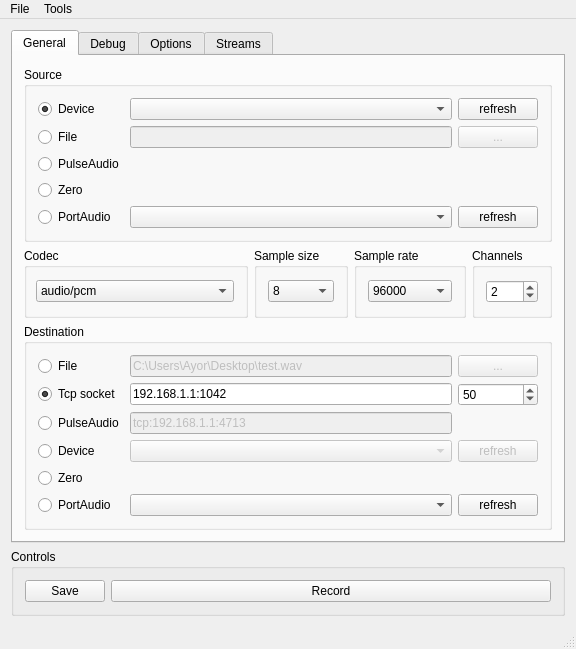
<?xml version="1.0" encoding="UTF-8"?>
<ui version="4.0">
 <class>MainWindow</class>
 <widget class="QMainWindow" name="MainWindow">
  <property name="geometry">
   <rect>
    <x>0</x>
    <y>0</y>
    <width>576</width>
    <height>637</height>
   </rect>
  </property>
  <property name="windowTitle">
   <string>audio-transfer-client</string>
  </property>
  <widget class="QWidget" name="centralWidget">
   <layout class="QVBoxLayout" name="verticalLayout">
    <item>
     <widget class="QTabWidget" name="tabWidget">
      <property name="tabPosition">
       <enum>QTabWidget::North</enum>
      </property>
      <property name="currentIndex">
       <number>0</number>
      </property>
      <property name="usesScrollButtons">
       <bool>true</bool>
      </property>
      <widget class="QWidget" name="general">
       <attribute name="title">
        <string>General</string>
       </attribute>
       <layout class="QVBoxLayout" name="verticalLayout_2">
        <item>
         <widget class="QGroupBox" name="groupBox">
          <property name="title">
           <string>Source</string>
          </property>
          <layout class="QGridLayout" name="gridLayout_2" columnstretch="0,0,0,0">
           <item row="1" column="1">
            <widget class="QLineEdit" name="sourceFilePath">
             <property name="enabled">
              <bool>false</bool>
             </property>
            </widget>
           </item>
           <item row="0" column="1">
            <widget class="QComboBox" name="sourcesList"/>
           </item>
           <item row="1" column="0">
            <widget class="QRadioButton" name="sourceRadioFile">
             <property name="enabled">
              <bool>true</bool>
             </property>
             <property name="text">
              <string>File</string>
             </property>
            </widget>
           </item>
           <item row="0" column="0">
            <widget class="QRadioButton" name="sourceRadioDevice">
             <property name="text">
              <string>Device</string>
             </property>
             <property name="checked">
              <bool>true</bool>
             </property>
            </widget>
           </item>
           <item row="0" column="3">
            <widget class="QPushButton" name="refreshSources">
             <property name="text">
              <string>refresh</string>
             </property>
            </widget>
           </item>
           <item row="1" column="3">
            <widget class="QPushButton" name="browseSourceFilePath">
             <property name="enabled">
              <bool>false</bool>
             </property>
             <property name="text">
              <string>...</string>
             </property>
            </widget>
           </item>
           <item row="3" column="0">
            <widget class="QRadioButton" name="sourceRadioZeroDevice">
             <property name="text">
              <string>Zero</string>
             </property>
            </widget>
           </item>
           <item row="2" column="0">
            <widget class="QRadioButton" name="sourceRadioPulseAudio">
             <property name="text">
              <string>PulseAudio</string>
             </property>
            </widget>
           </item>
           <item row="4" column="0">
            <widget class="QRadioButton" name="sourceRadioPortAudio">
             <property name="text">
              <string>PortAudio</string>
             </property>
            </widget>
           </item>
           <item row="4" column="1">
            <widget class="QComboBox" name="portAudioSourceList"/>
           </item>
           <item row="4" column="3">
            <widget class="QPushButton" name="portAudioRefreshButton">
             <property name="text">
              <string>refresh</string>
             </property>
            </widget>
           </item>
          </layout>
         </widget>
        </item>
        <item>
         <layout class="QHBoxLayout" name="horizontalLayout_2" stretch="2,0,1,0">
          <item>
           <widget class="QGroupBox" name="groupBox_5">
            <property name="title">
             <string>Codec</string>
            </property>
            <layout class="QHBoxLayout" name="horizontalLayout_4">
             <property name="leftMargin">
              <number>9</number>
             </property>
             <item>
              <widget class="QComboBox" name="codecList">
               <item>
                <property name="text">
                 <string>audio/pcm</string>
                </property>
               </item>
              </widget>
             </item>
            </layout>
           </widget>
          </item>
          <item>
           <widget class="QGroupBox" name="groupBox_7">
            <property name="title">
             <string>Sample size</string>
            </property>
            <layout class="QHBoxLayout" name="horizontalLayout_6">
             <item>
              <widget class="QComboBox" name="samplesSize">
               <item>
                <property name="text">
                 <string>8</string>
                </property>
               </item>
               <item>
                <property name="text">
                 <string>16</string>
                </property>
               </item>
               <item>
                <property name="text">
                 <string>24</string>
                </property>
               </item>
               <item>
                <property name="text">
                 <string>32</string>
                </property>
               </item>
              </widget>
             </item>
            </layout>
           </widget>
          </item>
          <item>
           <widget class="QGroupBox" name="groupBox_6">
            <property name="title">
             <string>Sample rate</string>
            </property>
            <layout class="QHBoxLayout" name="horizontalLayout_5">
             <property name="topMargin">
              <number>0</number>
             </property>
             <property name="bottomMargin">
              <number>0</number>
             </property>
             <item>
              <widget class="QComboBox" name="samplesRates">
               <item>
                <property name="text">
                 <string>96000</string>
                </property>
               </item>
               <item>
                <property name="text">
                 <string>44100</string>
                </property>
               </item>
              </widget>
             </item>
            </layout>
           </widget>
          </item>
          <item>
           <widget class="QGroupBox" name="groupBox_3">
            <property name="title">
             <string>Channels</string>
            </property>
            <layout class="QHBoxLayout" name="horizontalLayout">
             <item>
              <widget class="QSpinBox" name="channelsCount">
               <property name="minimum">
                <number>1</number>
               </property>
               <property name="maximum">
                <number>6</number>
               </property>
               <property name="value">
                <number>2</number>
               </property>
              </widget>
             </item>
            </layout>
           </widget>
          </item>
         </layout>
        </item>
        <item>
         <widget class="QGroupBox" name="groupBox_2">
          <property name="title">
           <string>Destination</string>
          </property>
          <layout class="QGridLayout" name="gridLayout" columnstretch="0,1,0">
           <item row="2" column="0">
            <widget class="QRadioButton" name="destinationRadioPulseAudio">
             <property name="toolTip">
              <string>&lt;html&gt;&lt;head/&gt;&lt;body&gt;&lt;p&gt;using PuseAudio API&lt;/p&gt;&lt;/body&gt;&lt;/html&gt;</string>
             </property>
             <property name="text">
              <string>PulseAudio</string>
             </property>
            </widget>
           </item>
           <item row="4" column="0">
            <widget class="QRadioButton" name="destinationRadioZeroDevice">
             <property name="text">
              <string>Zero</string>
             </property>
            </widget>
           </item>
           <item row="0" column="2">
            <widget class="QPushButton" name="destinationPathBrowse">
             <property name="enabled">
              <bool>false</bool>
             </property>
             <property name="text">
              <string>...</string>
             </property>
            </widget>
           </item>
           <item row="1" column="1">
            <widget class="QLineEdit" name="destinationTcpSocket">
             <property name="enabled">
              <bool>true</bool>
             </property>
             <property name="toolTip">
              <string>&lt;html&gt;&lt;head/&gt;&lt;body&gt;&lt;p&gt;1042 for audio-transfer-server&lt;/p&gt;&lt;p&gt;4712 for pulseaudio module-simple-protocol-tcp&lt;/p&gt;&lt;/body&gt;&lt;/html&gt;</string>
             </property>
             <property name="text">
              <string>192.168.1.1:1042</string>
             </property>
            </widget>
           </item>
           <item row="0" column="1">
            <widget class="QLineEdit" name="destinationFilePath">
             <property name="enabled">
              <bool>false</bool>
             </property>
             <property name="text">
              <string>C:\Users\Ayor\Desktop\test.wav</string>
             </property>
            </widget>
           </item>
           <item row="0" column="0">
            <widget class="QRadioButton" name="destinationRadioFile">
             <property name="toolTip">
              <string>&lt;html&gt;&lt;head/&gt;&lt;body&gt;&lt;p&gt;you can read the file with audacity for example&lt;/p&gt;&lt;/body&gt;&lt;/html&gt;</string>
             </property>
             <property name="text">
              <string>File</string>
             </property>
            </widget>
           </item>
           <item row="1" column="0">
            <widget class="QRadioButton" name="destinationRadioTcp">
             <property name="text">
              <string>Tcp socket</string>
             </property>
             <property name="checked">
              <bool>true</bool>
             </property>
            </widget>
           </item>
           <item row="3" column="0">
            <widget class="QRadioButton" name="destinationDeviceRadio">
             <property name="text">
              <string>Device</string>
             </property>
            </widget>
           </item>
           <item row="3" column="1">
            <widget class="QComboBox" name="destinationDeviceCombo">
             <property name="enabled">
              <bool>false</bool>
             </property>
            </widget>
           </item>
           <item row="1" column="2">
            <widget class="QSpinBox" name="destinationTcpBufferDuration">
             <property name="enabled">
              <bool>true</bool>
             </property>
             <property name="toolTip">
              <string>tcp buffer duration in ms</string>
             </property>
             <property name="maximum">
              <number>1000</number>
             </property>
             <property name="value">
              <number>50</number>
             </property>
            </widget>
           </item>
           <item row="3" column="2">
            <widget class="QPushButton" name="refreshOutputDevices">
             <property name="enabled">
              <bool>false</bool>
             </property>
             <property name="text">
              <string>refresh</string>
             </property>
            </widget>
           </item>
           <item row="2" column="1">
            <widget class="QLineEdit" name="destinationPulseAudioLineEdit">
             <property name="enabled">
              <bool>false</bool>
             </property>
             <property name="text">
              <string>tcp:192.168.1.1:4713</string>
             </property>
            </widget>
           </item>
           <item row="5" column="0">
            <widget class="QRadioButton" name="destinationRadioPortAudio">
             <property name="text">
              <string>PortAudio</string>
             </property>
            </widget>
           </item>
           <item row="5" column="1">
            <widget class="QComboBox" name="destinationPortAudioList"/>
           </item>
           <item row="5" column="2">
            <widget class="QPushButton" name="refreshPortAudioDestinationButton">
             <property name="text">
              <string>refresh</string>
             </property>
            </widget>
           </item>
          </layout>
         </widget>
        </item>
       </layout>
      </widget>
      <widget class="QWidget" name="tabDebug">
       <attribute name="title">
        <string>Debug</string>
       </attribute>
       <layout class="QHBoxLayout" name="horizontalLayout_7">
        <item>
         <widget class="QListWidget" name="debug"/>
        </item>
       </layout>
      </widget>
      <widget class="QWidget" name="tab">
       <attribute name="title">
        <string>Options</string>
       </attribute>
       <layout class="QVBoxLayout" name="verticalLayout_4">
        <item>
         <widget class="QCheckBox" name="checkboxSourceOutput">
          <property name="text">
           <string>Enable output as source</string>
          </property>
         </widget>
        </item>
        <item>
         <widget class="QCheckBox" name="checkShowStreamSpeed">
          <property name="text">
           <string>Show stream speed</string>
          </property>
         </widget>
        </item>
        <item>
         <layout class="QHBoxLayout" name="horizontalLayout_9">
          <item>
           <widget class="QCheckBox" name="clientName">
            <property name="toolTip">
             <string>&lt;html&gt;&lt;head/&gt;&lt;body&gt;&lt;p&gt;Only for Tcp &amp;amp; Udp streams&lt;/p&gt;&lt;/body&gt;&lt;/html&gt;</string>
            </property>
            <property name="text">
             <string>Enable Client name</string>
            </property>
           </widget>
          </item>
          <item>
           <widget class="QLineEdit" name="clientNameEdit"/>
          </item>
          <item>
           <spacer name="horizontalSpacer">
            <property name="orientation">
             <enum>Qt::Horizontal</enum>
            </property>
            <property name="sizeHint" stdset="0">
             <size>
              <width>40</width>
              <height>20</height>
             </size>
            </property>
           </spacer>
          </item>
         </layout>
        </item>
        <item>
         <spacer name="verticalSpacer_2">
          <property name="orientation">
           <enum>Qt::Vertical</enum>
          </property>
          <property name="sizeHint" stdset="0">
           <size>
            <width>20</width>
            <height>40</height>
           </size>
          </property>
         </spacer>
        </item>
       </layout>
      </widget>
      <widget class="QWidget" name="tab_2">
       <attribute name="title">
        <string>Streams</string>
       </attribute>
       <layout class="QVBoxLayout" name="verticalLayout_3" stretch="1,0">
        <item>
         <widget class="QLabel" name="graphicViewLabel">
          <property name="text">
           <string/>
          </property>
         </widget>
        </item>
        <item>
         <layout class="QHBoxLayout" name="horizontalLayout_8">
          <item>
           <widget class="QPushButton" name="buttonSaveGraphic">
            <property name="text">
             <string>Save</string>
            </property>
           </widget>
          </item>
          <item>
           <widget class="QPushButton" name="buttonResetGraphic">
            <property name="text">
             <string>Reset</string>
            </property>
           </widget>
          </item>
         </layout>
        </item>
       </layout>
      </widget>
     </widget>
    </item>
    <item>
     <spacer name="verticalSpacer">
      <property name="orientation">
       <enum>Qt::Vertical</enum>
      </property>
      <property name="sizeHint" stdset="0">
       <size>
        <width>20</width>
        <height>40</height>
       </size>
      </property>
     </spacer>
    </item>
    <item>
     <widget class="QGroupBox" name="groupBox_4">
      <property name="title">
       <string>Controls</string>
      </property>
      <layout class="QHBoxLayout" name="horizontalLayout_3" stretch="0,1">
       <item>
        <widget class="QPushButton" name="configSave">
         <property name="text">
          <string>Save</string>
         </property>
        </widget>
       </item>
       <item>
        <widget class="QPushButton" name="pushButton">
         <property name="text">
          <string>Record</string>
         </property>
        </widget>
       </item>
      </layout>
     </widget>
    </item>
   </layout>
  </widget>
  <widget class="QStatusBar" name="statusBar"/>
  <widget class="QMenuBar" name="menuBar">
   <property name="geometry">
    <rect>
     <x>0</x>
     <y>0</y>
     <width>576</width>
     <height>22</height>
    </rect>
   </property>
   <widget class="QMenu" name="menuFile">
    <property name="title">
     <string>File</string>
    </property>
    <addaction name="actionExit"/>
   </widget>
   <widget class="QMenu" name="menuTools">
    <property name="title">
     <string>Tools</string>
    </property>
    <addaction name="actionFreqgen"/>
   </widget>
   <addaction name="menuFile"/>
   <addaction name="menuTools"/>
  </widget>
  <action name="actionExit">
   <property name="text">
    <string>Exit</string>
   </property>
  </action>
  <action name="actionFreqgen">
   <property name="text">
    <string>Sound Analyser</string>
   </property>
  </action>
 </widget>
 <layoutdefault spacing="6" margin="11"/>
 <resources/>
 <connections/>
</ui>
